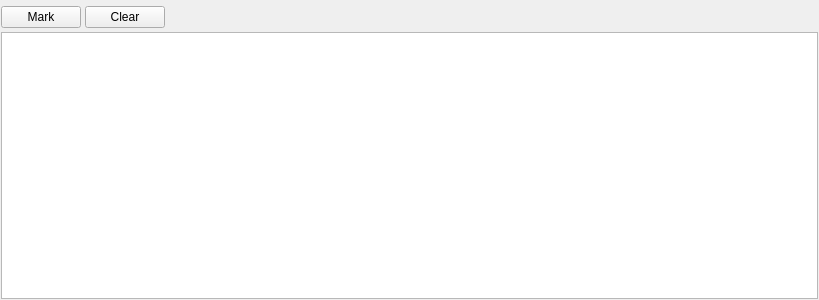
<?xml version="1.0" encoding="UTF-8"?>
<ui version="4.0">
 <class>LogPanel</class>
 <widget class="QWidget" name="LogPanel">
  <property name="geometry">
   <rect>
    <x>0</x>
    <y>0</y>
    <width>819</width>
    <height>300</height>
   </rect>
  </property>
  <property name="windowTitle">
   <string>Form</string>
  </property>
  <layout class="QVBoxLayout" name="verticalLayout_2">
   <property name="spacing">
    <number>1</number>
   </property>
   <property name="leftMargin">
    <number>1</number>
   </property>
   <property name="topMargin">
    <number>6</number>
   </property>
   <property name="rightMargin">
    <number>1</number>
   </property>
   <property name="bottomMargin">
    <number>1</number>
   </property>
   <item>
    <layout class="QVBoxLayout" name="verticalLayout">
     <property name="spacing">
      <number>4</number>
     </property>
     <item>
      <layout class="QHBoxLayout" name="horizontalLayout">
       <item>
        <widget class="QPushButton" name="markButton">
         <property name="text">
          <string>Mark</string>
         </property>
        </widget>
       </item>
       <item>
        <widget class="QPushButton" name="clearButton">
         <property name="text">
          <string>Clear</string>
         </property>
        </widget>
       </item>
       <item>
        <spacer name="horizontalSpacer">
         <property name="orientation">
          <enum>Qt::Orientation::Horizontal</enum>
         </property>
         <property name="sizeHint" stdset="0">
          <size>
           <width>40</width>
           <height>20</height>
          </size>
         </property>
        </spacer>
       </item>
      </layout>
     </item>
     <item>
      <widget class="QTextEdit" name="textEdit">
       <property name="sizePolicy">
        <sizepolicy hsizetype="Expanding" vsizetype="Expanding">
         <horstretch>1</horstretch>
         <verstretch>1</verstretch>
        </sizepolicy>
       </property>
       <property name="font">
        <font>
         <family>JetBrainsMono Nerd Font</family>
         <pointsize>11</pointsize>
        </font>
       </property>
       <property name="readOnly">
        <bool>true</bool>
       </property>
      </widget>
     </item>
    </layout>
   </item>
  </layout>
 </widget>
 <resources/>
 <connections/>
</ui>
